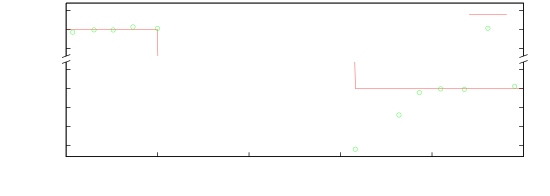

Generate this figure with gnuplot:
clear
reset
file = "laserscan_LUT-kalibriert"
datafile = sprintf('../dat/%s.dat',file)


starttime = 27377708

set samples 100000
set term push
set term epslatex color 10 size 14cm, 5cm
set out sprintf('%s_zoom_04.tex',file)

bm = 0.20
lm = 0.12
rm = 0.95
gap = 0.03
size = 0.75
y1 = 982.0; y2 = 1007.0; y3 = 4493.0; y4 = 4507.0

set multiplot
set xlabel 'Zeit [s]' 0,0.5
set border 1+2+8
unset key
set xtics nomirror
set ytics 5
set lmargin at screen lm
set rmargin at screen rm
set bmargin at screen bm
set tmargin at screen bm + size * (abs(y2-y1) / (abs(y2-y1) + abs(y4-y3) ) )

set yrange [y1:y2]

plot [28:33] datafile using ($1-starttime)/1000:3 with lines title 'Soll-Frequenz', \
datafile using ($1-starttime)/1000:4 with points pt 6 lc 2 title 'Ist-Frequenz'

unset xtics
unset xlabel
set border 2+4+8
set key inside top right
set bmargin at screen bm + size * (abs(y2-y1) / (abs(y2-y1) + abs(y4-y3) ) ) + gap
set tmargin at screen bm + size + gap
set yrange [y3:y4]

set label 'Relativfrequenz [MHz]' at screen 0.03, bm + 0.5 * (size + gap) offset 0,-strlen("Relativfrequenz [MHz]")/4.0 rotate by 90

set arrow from screen lm - gap / 4.0, bm + size * (abs(y2-y1) / (abs(y2-y1)+abs(y4-y3) ) ) - gap / 4.0 to screen \
lm + gap / 4.0, bm + size * (abs(y2-y1) / (abs(y2-y1) + abs(y4-y3) ) ) + gap / 4.0 nohead

set arrow from screen lm - gap / 4.0, bm + size * (abs(y2-y1) / (abs(y2-y1)+abs(y4-y3) ) ) - gap / 4.0  + gap to screen \
lm + gap / 4.0, bm + size * (abs(y2-y1) / (abs(y2-y1) + abs(y4-y3) ) ) + gap / 4.0 + gap nohead

set arrow from screen rm - gap / 4.0, bm + size * (abs(y2-y1) / (abs(y2-y1)+abs(y4-y3) ) ) - gap / 4.0 to screen \
rm + gap / 4.0, bm + size * (abs(y2-y1) / (abs(y2-y1) + abs(y4-y3) ) ) + gap / 4.0 nohead

set arrow from screen rm - gap / 4.0, bm + size * (abs(y2-y1) / (abs(y2-y1)+abs(y4-y3) ) ) - gap / 4.0  + gap to screen \
rm + gap / 4.0, bm + size * (abs(y2-y1) / (abs(y2-y1) + abs(y4-y3) ) ) + gap / 4.0 + gap nohead

plot [28:33] datafile using ($1-starttime)/1000:3 with lines title 'Soll-Frequenz', \
datafile using ($1-starttime)/1000:4 with points pt 6 lc 2 title 'Ist-Frequenz'

unset multiplot

unset out
